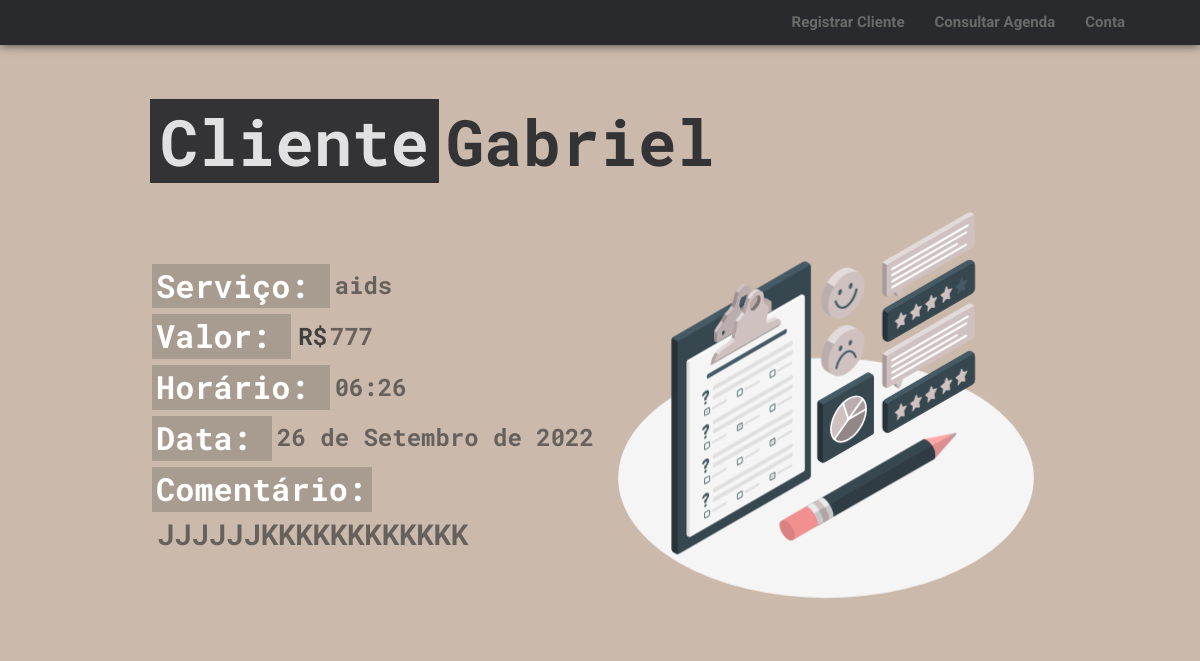
/cliente/33 (signed in), run on the app's committed database.
### agenda/models.py (models this page shows, shortened)
class Agenda(models.Model):
    usuario = models.ForeignKey(User, on_delete=models.SET_NULL, null=True)
    cliente = models.CharField(max_length=100)
    valor = models.CharField(max_length=10)
    servico = models.ForeignKey(Categoria, on_delete=models.SET_NULL, null=True)
    data = models.DateField()
    horario = models.TimeField()
    descricao = models.TextField(max_length=999)
    concluido = models.BooleanField(default=False)

class Categoria(models.Model):
    categoria = models.CharField(max_length=40)
    def __str__(self):
        return f'{self.categoria}'

### agenda/views.py (the view)
# urls.py: path('cliente/<int:id>', views.ClienteView.as_view(), name='cliente'),
class ClienteView(View):
    def get(self, request, id):
        if request.user.is_authenticated:
            publicacao = Agenda.objects.filter(usuario = request.user, id = id)
            for cliente in publicacao:
                nome = cliente.cliente
            return render(request, 'agenda/pages/client.html',
            context = {
                'publicacao':publicacao,
                'nome':nome,
            })
        else:
            return redirect('agenda:login')

### agenda/templates/agenda/pages/client.html (shortened to what this page needs)
{% load static %}
<!doctype html>
<html lang="pt-br">
    <head>
        <link rel="stylesheet"      type="text/css" href="{% static 'css/client.css'    %}">
        <link rel="stylesheet"      type="text/css" href="{% static 'css/navbar.css'    %}">
        <link rel="stylesheet"      type="text/css" href="{% static 'css/normalize.css' %}">
    </head>
    <body>
        {% include 'agenda/partials/header.html' %}
        <main>
            <div class="container">
                <h2 id="title"><span class="title">Cliente</span><span class="title-client">{{nome}}</span></h2>
                <div class="wrapper">
                    <div class="tabela">
                        <table>
                            {% for cliente in publicacao %}
                                <tr>
                                    <td><h3>Serviço:</h3></td>
                                    <td><p>{{cliente.servico}}</p></td>
                                </tr>
                                <tr>
                                    <td>
                                        <h3>Valor:</h3>
                                    </td>
                                    <td>
                                        <p><span style="padding: 0 3px 0 2px; color: #363636ec;">R$</span>{{cliente.valor}}</p>
                                    </td>
                                </tr>
                                <tr>
                                    <td><h3>Horário:</h3></td>
                                    <td><p>{{cliente.horario}}</p></td>
                                </tr>
                                <tr>
                                    <td><h3>Data:</h3></td>
                                    <td><p>{{cliente.data}}</p></td>
                                </tr>
                                <tr class="coment">
                                    <td colspan="2"><h3>Comentário:</h3></td>
                                </tr>
                                <tr class="coment">
                                    <td colspan="2"><p>{{cliente.descricao}}</p></td>
                                </tr>
                            {% endfor %}
                        </table>
                    </div>
                    <div class="svg">
                    </div>
                </div>
            </div>
        </main>
    </body>
</html>

### static/css/client.css (style rules this page uses)
* { margin: 0; padding: 0; outline: none; box-sizing: border-box; font-family: 'Roboto Mono', sans-serif; }
html, body { height: 100%; background-color: #cbbaac; overflow-x: hidden; }
.container { height: 100%; margin: 0 auto; max-width: 900px; }
#title { margin-top: 60px; color: rgb(225 225 225); font-size: 4em; z-index: 2; position: relative; }
.title-client { margin-left: 7px; color: #292a2dee; }
.title { width: 200px; height: 90px; padding: 0 10px; background-color: #292a2dee; }
.wrapper { position: relative; height: 100%; display: flex; color: #292a2dee; max-width: 900px; margin: 80px auto; }
.wrapper h3 { color: white; font-size: 2em; display: inline-block; padding: 4px 20px 4px 4px; background-color: #3636363b; }
.wrapper p { color: #363636ab; font-size: 1.5em; float: left; position: absolute; top: 50%; padding-left: 5px; font-weight: bold; transform: translateY(-50%); }
.tabela { width: 50%; max-width: 50%; }
table { width: 100%; }
table tr { width: 100%; display: inline-block; padding: 3px 0; position: relative; }
table td { float: left; }
.coment h3 { padding: none !important; text-align: center; width: calc(100% - 15px); }
.coment p { text-align: left; font-size: 1.8em; display: inline-block; margin-top:10px; z-index: 99; }
.svg { width: 50%; position: relative; top: -75px; }

### data on the page
Agenda: cliente "Gabriel", servico "aids", valor "777", horario "06:26", data "26 de Setembro de 2022", descricao "JJJJJJKKKKKKKKKKKK"
